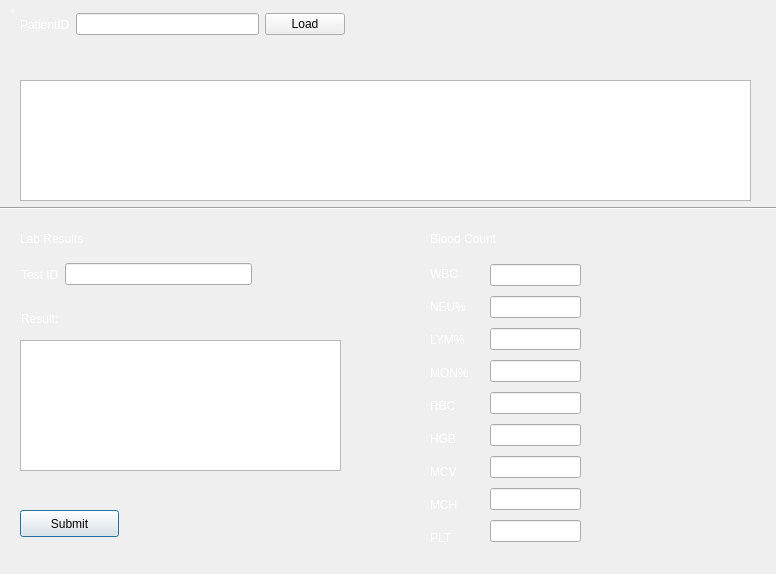
<?xml version="1.0" encoding="UTF-8"?>
<ui version="4.0">
 <class>Laboratory</class>
 <widget class="QDialog" name="Laboratory">
  <property name="geometry">
   <rect>
    <x>0</x>
    <y>0</y>
    <width>776</width>
    <height>574</height>
   </rect>
  </property>
  <property name="windowTitle">
   <string>Laboratory</string>
  </property>
  <property name="autoFillBackground">
   <bool>true</bool>
  </property>
  <widget class="QLabel" name="label">
   <property name="geometry">
    <rect>
     <x>10</x>
     <y>0</y>
     <width>9</width>
     <height>27</height>
    </rect>
   </property>
   <property name="styleSheet">
    <string notr="true">color:rgb(252, 249, 231)</string>
   </property>
   <property name="text">
    <string>*</string>
   </property>
  </widget>
  <widget class="QTableView" name="tableView">
   <property name="geometry">
    <rect>
     <x>20</x>
     <y>80</y>
     <width>731</width>
     <height>121</height>
    </rect>
   </property>
  </widget>
  <widget class="QLabel" name="label_2">
   <property name="geometry">
    <rect>
     <x>20</x>
     <y>230</y>
     <width>81</width>
     <height>17</height>
    </rect>
   </property>
   <property name="styleSheet">
    <string notr="true">color: rgb(255, 255, 255)</string>
   </property>
   <property name="text">
    <string>Lab Results</string>
   </property>
  </widget>
  <widget class="QLabel" name="label_19">
   <property name="geometry">
    <rect>
     <x>430</x>
     <y>230</y>
     <width>91</width>
     <height>17</height>
    </rect>
   </property>
   <property name="styleSheet">
    <string notr="true">color: rgb(255, 255, 255)</string>
   </property>
   <property name="text">
    <string>Blood Count</string>
   </property>
  </widget>
  <widget class="QPushButton" name="pushButton_2">
   <property name="geometry">
    <rect>
     <x>20</x>
     <y>510</y>
     <width>99</width>
     <height>27</height>
    </rect>
   </property>
   <property name="text">
    <string>Submit</string>
   </property>
  </widget>
  <widget class="Line" name="line">
   <property name="geometry">
    <rect>
     <x>0</x>
     <y>200</y>
     <width>781</width>
     <height>16</height>
    </rect>
   </property>
   <property name="orientation">
    <enum>Qt::Horizontal</enum>
   </property>
  </widget>
  <widget class="QWidget" name="layoutWidget">
   <property name="geometry">
    <rect>
     <x>430</x>
     <y>260</y>
     <width>101</width>
     <height>291</height>
    </rect>
   </property>
   <layout class="QVBoxLayout" name="verticalLayout_5">
    <item>
     <widget class="QLabel" name="label_20">
      <property name="styleSheet">
       <string notr="true">color: rgb(255, 255, 255)</string>
      </property>
      <property name="text">
       <string>WBC</string>
      </property>
     </widget>
    </item>
    <item>
     <widget class="QLabel" name="label_21">
      <property name="styleSheet">
       <string notr="true">color: rgb(255, 255, 255)</string>
      </property>
      <property name="text">
       <string>NEU%</string>
      </property>
     </widget>
    </item>
    <item>
     <widget class="QLabel" name="label_22">
      <property name="styleSheet">
       <string notr="true">color: rgb(255, 255, 255)</string>
      </property>
      <property name="text">
       <string>LYM%</string>
      </property>
     </widget>
    </item>
    <item>
     <widget class="QLabel" name="label_23">
      <property name="styleSheet">
       <string notr="true">color: rgb(255, 255, 255)</string>
      </property>
      <property name="text">
       <string>MON%</string>
      </property>
     </widget>
    </item>
    <item>
     <widget class="QLabel" name="label_24">
      <property name="styleSheet">
       <string notr="true">color: rgb(255, 255, 255)</string>
      </property>
      <property name="text">
       <string>RBC</string>
      </property>
     </widget>
    </item>
    <item>
     <widget class="QLabel" name="label_25">
      <property name="styleSheet">
       <string notr="true">color: rgb(255, 255, 255)</string>
      </property>
      <property name="text">
       <string>HGB</string>
      </property>
     </widget>
    </item>
    <item>
     <widget class="QLabel" name="label_28">
      <property name="styleSheet">
       <string notr="true">color: rgb(255, 255, 255)</string>
      </property>
      <property name="text">
       <string>MCV</string>
      </property>
     </widget>
    </item>
    <item>
     <widget class="QLabel" name="label_26">
      <property name="styleSheet">
       <string notr="true">color: rgb(255, 255, 255)</string>
      </property>
      <property name="text">
       <string>MCH</string>
      </property>
     </widget>
    </item>
    <item>
     <widget class="QLabel" name="label_27">
      <property name="styleSheet">
       <string notr="true">color: rgb(255, 255, 255)</string>
      </property>
      <property name="text">
       <string>PLT</string>
      </property>
     </widget>
    </item>
   </layout>
  </widget>
  <widget class="QWidget" name="layoutWidget">
   <property name="geometry">
    <rect>
     <x>490</x>
     <y>260</y>
     <width>91</width>
     <height>293</height>
    </rect>
   </property>
   <layout class="QVBoxLayout" name="verticalLayout_6">
    <item>
     <widget class="QLineEdit" name="txt_WBC"/>
    </item>
    <item>
     <widget class="QLineEdit" name="txt_NEU"/>
    </item>
    <item>
     <widget class="QLineEdit" name="txt_LYM"/>
    </item>
    <item>
     <widget class="QLineEdit" name="txt_MON"/>
    </item>
    <item>
     <widget class="QLineEdit" name="txt_RBC"/>
    </item>
    <item>
     <widget class="QLineEdit" name="txt_HGB"/>
    </item>
    <item>
     <widget class="QLineEdit" name="txt_MCV"/>
    </item>
    <item>
     <widget class="QLineEdit" name="txt_MCH"/>
    </item>
    <item>
     <widget class="QLineEdit" name="txt_PLT"/>
    </item>
   </layout>
  </widget>
  <widget class="QLabel" name="label_4">
   <property name="geometry">
    <rect>
     <x>21</x>
     <y>310</y>
     <width>47</width>
     <height>17</height>
    </rect>
   </property>
   <property name="styleSheet">
    <string notr="true">color: rgb(255, 255, 255)</string>
   </property>
   <property name="text">
    <string>Result:</string>
   </property>
  </widget>
  <widget class="QPlainTextEdit" name="txt_result">
   <property name="geometry">
    <rect>
     <x>20</x>
     <y>340</y>
     <width>321</width>
     <height>131</height>
    </rect>
   </property>
  </widget>
  <widget class="QWidget" name="layoutWidget">
   <property name="geometry">
    <rect>
     <x>21</x>
     <y>260</y>
     <width>231</width>
     <height>29</height>
    </rect>
   </property>
   <layout class="QHBoxLayout" name="horizontalLayout">
    <item>
     <widget class="QLabel" name="label_7">
      <property name="styleSheet">
       <string notr="true">color: rgb(255, 255, 255)</string>
      </property>
      <property name="text">
       <string>Test ID</string>
      </property>
     </widget>
    </item>
    <item>
     <widget class="QLineEdit" name="txt_tid"/>
    </item>
   </layout>
  </widget>
  <widget class="QLabel" name="label_fill">
   <property name="geometry">
    <rect>
     <x>20</x>
     <y>50</y>
     <width>231</width>
     <height>17</height>
    </rect>
   </property>
   <property name="styleSheet">
    <string notr="true">color:rgb(245, 183, 183)</string>
   </property>
   <property name="text">
    <string/>
   </property>
  </widget>
  <widget class="QWidget" name="">
   <property name="geometry">
    <rect>
     <x>20</x>
     <y>10</y>
     <width>325</width>
     <height>29</height>
    </rect>
   </property>
   <layout class="QHBoxLayout" name="horizontalLayout_2">
    <item>
     <widget class="QLabel" name="label_3">
      <property name="styleSheet">
       <string notr="true">color: rgb(255, 255, 255)</string>
      </property>
      <property name="text">
       <string>PatientID</string>
      </property>
     </widget>
    </item>
    <item>
     <widget class="QLineEdit" name="txt_pid"/>
    </item>
    <item>
     <widget class="QPushButton" name="pushButton">
      <property name="text">
       <string>Load</string>
      </property>
     </widget>
    </item>
   </layout>
  </widget>
 </widget>
 <resources/>
 <connections/>
</ui>
